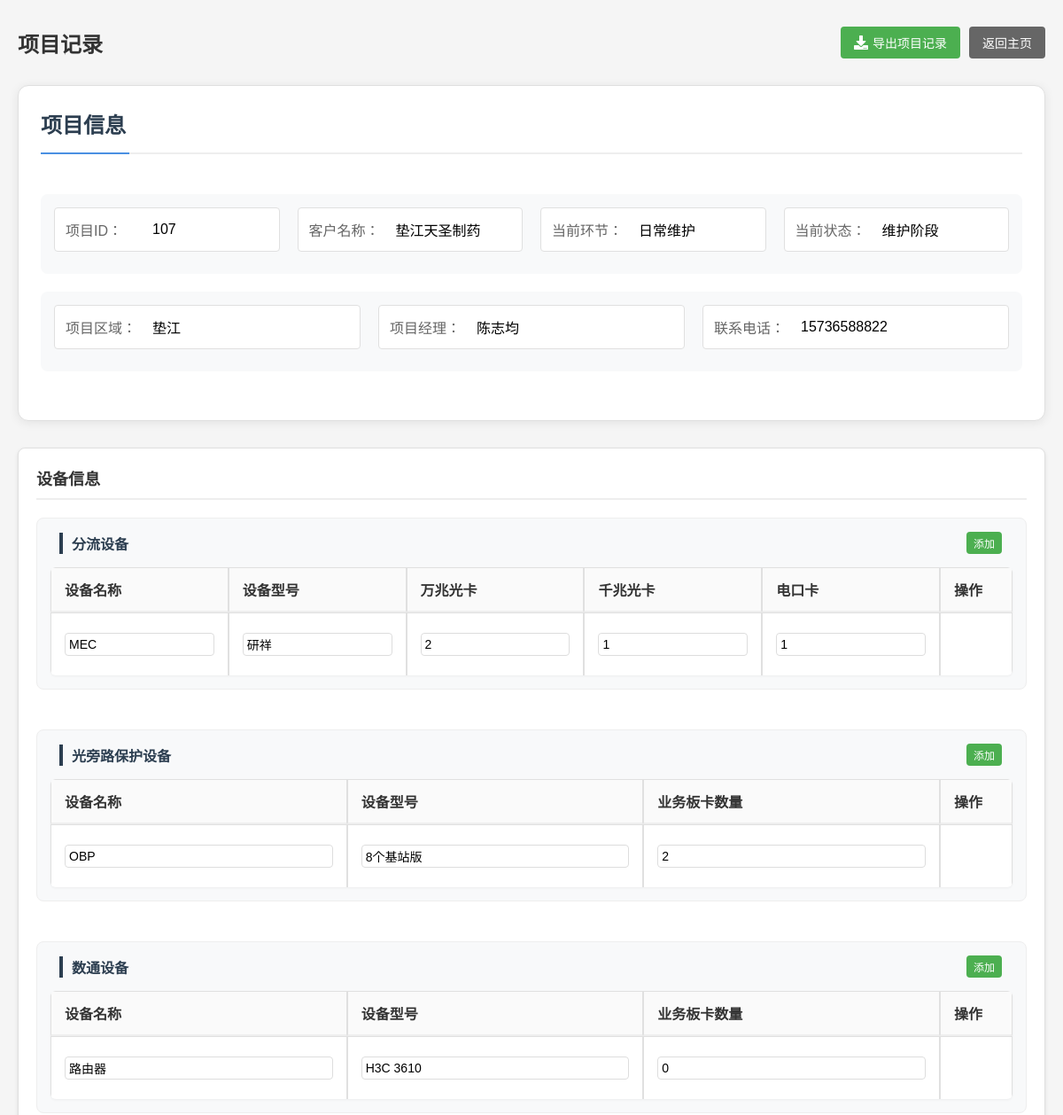
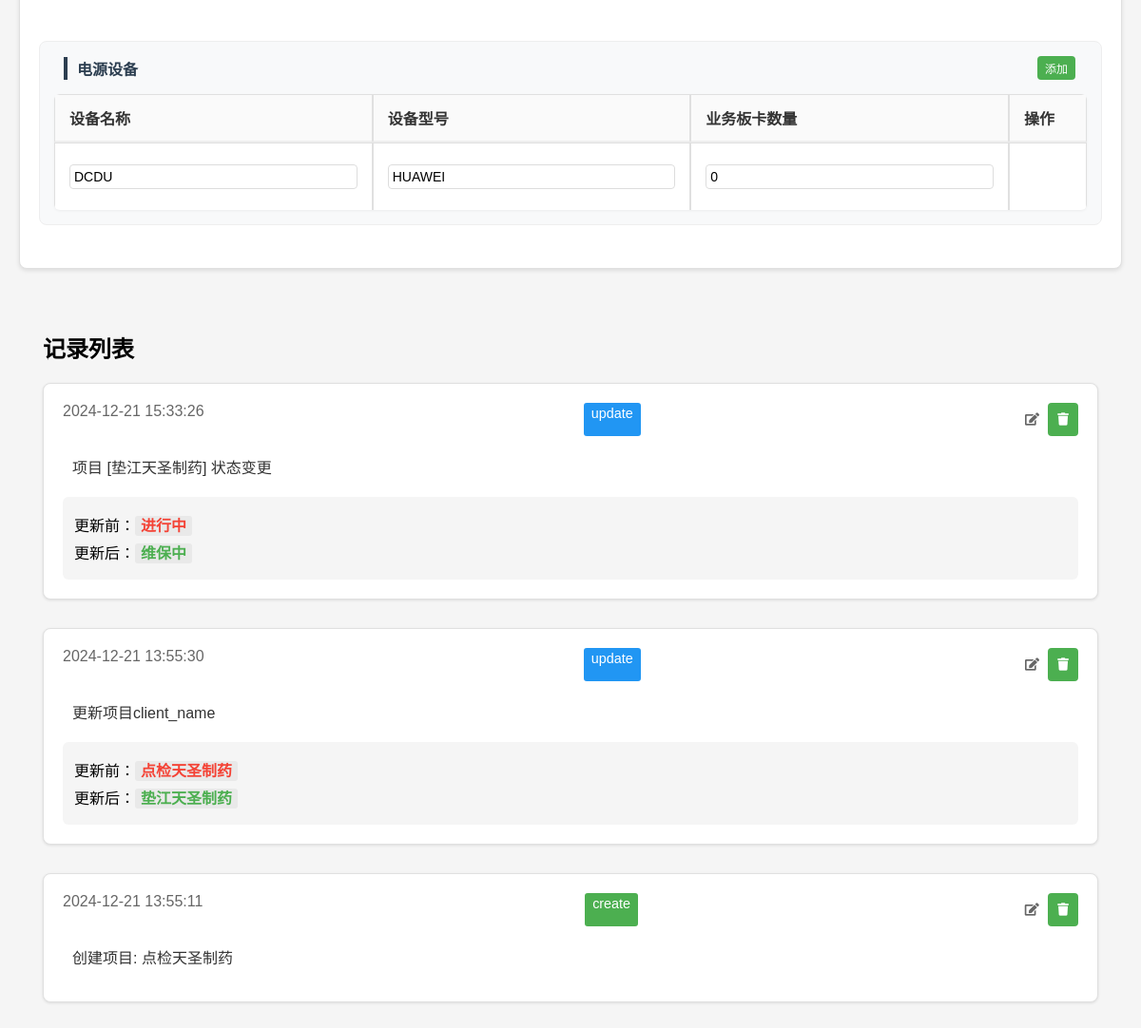
The app's page /project_history?project_id=107 with its own data (2 pictures, top to bottom).
### tables this page shows
CREATE TABLE projects (
                id INTEGER PRIMARY KEY,
                client_name TEXT NOT NULL,
                stage TEXT,
                status TEXT,
                created_at TIMESTAMP,
                last_updated TIMESTAMP,
                notes TEXT,
                state TEXT,
                is_active INTEGER
            , area TEXT, manager TEXT, manager_phone TEXT);

CREATE TABLE devices (
                id INTEGER PRIMARY KEY AUTOINCREMENT,
                project_id INTEGER NOT NULL,
                device_type TEXT NOT NULL,  -- 设备类型：分流设备/光旁路保护设备/数通设备/电源设备
                device_name TEXT NOT NULL,  -- 设备名称
                model TEXT NOT NULL,        -- 设备型号
                mec_10g INTEGER,           -- 万兆光卡数量（仅分流设备）
                ge_optical INTEGER,        -- 千兆光卡数量（仅分流设备）
                electrical INTEGER,        -- 电口卡数量（仅分流设备）
                card_quantity INTEGER,     -- 业务板卡数量（非分流设备）
                created_at TIMESTAMP DEFAULT CURRENT_TIMESTAMP,
                FOREIGN KEY (project_id) REFERENCES projects(id) ON DELETE CASCADE
            );

CREATE TABLE project_history (
                id INTEGER PRIMARY KEY AUTOINCREMENT,
                project_id INTEGER,
                change_type TEXT,
                change_time TIMESTAMP,
                old_value TEXT,
                new_value TEXT,
                description TEXT,
                FOREIGN KEY (project_id) REFERENCES projects (id)
            );

### app.py (the view)
@app.route('/project_history')
def project_history():
    project_id = request.args.get('project_id')
    if not project_id:
        flash('请提供项目ID')
        return redirect(url_for('index'))
    history = manager.get_project_history(project_id=project_id)
    if not history:
        history = []
    project = manager.get_project(project_id)
    if not project:
        flash('项目不存在')
        return redirect(url_for('index'))
    devices = manager.get_project_devices(project_id)
    return render_template('history.html',
                         history=history,
                         project=project,
                         devices=devices)

### app.py (called while the page is built)
@app.template_filter('datetime')
def format_datetime(value):
    if isinstance(value, str):
        value = datetime.fromisoformat(value)
    return value.strftime('%Y-%m-%d %H:%M:%S')

### models.py (called while the page is built)
    def get_cursor(self):
        if not hasattr(self.local, 'cursor'):
            self.local.conn = sqlite3.connect('work_management.db', check_same_thread=False)
            self.local.cursor = self.local.conn.cursor()
        return self.local.cursor

    @property
    def cursor(self):
        return self.get_cursor()

### work_manager.py (called while the page is built, shortened)
    def get_project(self, project_id):
        project = self.db.cursor.execute('''
            SELECT id, client_name, stage, status, created_at, last_updated,
                   notes, state, is_active, area, manager, manager_phone
            FROM projects
            WHERE id = ?
        ''', (project_id,)).fetchone()
        if project:
            return {
                'id': project[0],
                'client_name': project[1],
                'stage': project[2],
                'status': project[3],
                'created_at': project[4],
                'last_updated': project[5],
                'notes': project[6],
                'state': project[7],
                'is_active': project[8],
                'area': project[9],
                'manager': project[10],
                'manager_phone': project[11]
            }
        return None

    def get_project_history(self, project_id=None, client_name=None):
        if project_id:
            return self.db.cursor.execute('''
                SELECT
                    h.id,
                    h.project_id,
                    h.change_type,
                    h.change_time,
                    h.old_value,
                    h.new_value,
                    h.description,
                    p.client_name
                FROM project_history h
                JOIN projects p ON h.project_id = p.id
                WHERE h.project_id = ?
                ORDER BY h.change_time DESC
            ''', (project_id,)).fetchall()

### templates/history.html (shortened to what this page needs)
<!DOCTYPE html>
<html>
<head>
    <link rel="stylesheet" href="{{ url_for('static', filename='style.css') }}">
    <link rel="stylesheet" href="https://cdnjs.cloudflare.com/ajax/libs/font-awesome/5.15.4/css/all.min.css">
</head>
<body>
    <div class="container">
        <div class="header-section">
            <h1>项目记录</h1>
            <div class="header-actions">
                <button onclick="exportProjectRecord()" class="export-btn">
                    <i class="fas fa-download"></i> 导出项目记录
                </button>
                <a href="{{ url_for('index') }}" class="back-btn">返回主页</a>
            </div>
        </div>
        {% if project %}
        <div class="project-info">
            <h2>项目信息</h2>
            <div class="project-details">
                <div class="info-group">
                    <div class="info-row">
                        <div class="info-item">
                            <label>项目ID：</label>
                            <span class="info-text" onclick="makeEditable(this, 'id', 'number')">{{ project.id }}</span>
                        </div>
                        <div class="info-item">
                            <label>客户名称：</label>
                            <span class="info-text" onclick="makeEditable(this, 'client_name', 'text')">{{ project.client_name }}</span>
                        </div>
                        <div class="info-item">
                            <label>当前环节：</label>
                            <span class="info-text" onclick="makeEditable(this, 'stage', 'select')">{{ project.stage }}</span>
                        </div>
                        <div class="info-item">
                            <label>当前状态：</label>
                            <span class="info-text" onclick="makeEditable(this, 'status', 'text')">{{ project.status }}</span>
                        </div>
                    </div>
                    <div class="info-row">
                        <div class="info-item">
                            <label>项目区域：</label>
                            <span class="info-text" onclick="makeEditable(this, 'area', 'text')">{{ project.area }}</span>
                        </div>
                        <div class="info-item">
                            <label>项目经理：</label>
                            <span class="info-text" onclick="makeEditable(this, 'manager', 'text')">{{ project.manager }}</span>
                        </div>
                        <div class="info-item">
                            <label>联系电话：</label>
                            <span class="info-text" onclick="makeEditable(this, 'manager_phone', 'text')">{{ project.manager_phone }}</span>
                        </div>
                    </div>
                </div>
            </div>
        </div>
        {% endif %}
        <div class="device-config-section">
            <h4 class="device-config-title">设备信息</h4>
            <div class="device-tables">
                <div class="device-table">
                    <div class="device-header">
                        <h5>分流设备</h5>
                        <button onclick="addDevice('分流设备')" class="add-btn">添加</button>
                    </div>
                    <table>
                        <thead>
                            <tr>
                                <th>设备名称</th>
                                <th>设备型号</th>
                                <th>万兆光卡</th>
                                <th>千兆光卡</th>
                                <th>电口卡</th>
                                <th>操作</th>
                            </tr>
                        </thead>
                        <tbody>
                            {% for device in devices %}
                            {% if device.type == '分流设备' %}
                            <tr data-id="{{ device.id }}">
                                <td><input type="text" class="device-input" value="{{ device.name }}" data-field="name"></td>
                                <td><input type="text" class="device-input" value="{{ device.model }}" data-field="model"></td>
                                <td><input type="number" class="device-input" value="{{ device.cards.mec_10g }}" data-field="mec_10g"></td>
                                <td><input type="number" class="device-input" value="{{ device.cards.ge_optical }}" data-field="ge_optical"></td>
                                <td><input type="number" class="device-input" value="{{ device.cards.electrical }}" data-field="electrical"></td>
                                <td>
                                </td>
                            </tr>
                            {% endif %}
                            {% endfor %}
                        </tbody>
                    </table>
                </div>
                {% for device_type in ['光旁路保护设备', '数通设备', '电源设备'] %}
                <div class="device-table">
                    <div class="device-header">
                        <h5>{{ device_type }}</h5>
                        <button onclick="addDevice('{{ device_type }}')" class="add-btn">添加</button>
                    </div>
                    <table>
                        <thead>
                            <tr>
                                <th>设备名称</th>
                                <th>设备型号</th>
                                <th>业务板卡数量</th>
                                <th>操作</th>
                            </tr>
                        </thead>
                        <tbody>
                            {% for device in devices %}
                            {% if device.type == device_type %}
                            <tr data-id="{{ device.id }}">
                                <td><input type="text" class="device-input" value="{{ device.name }}" data-field="name"></td>
                                <td><input type="text" class="device-input" value="{{ device.model }}" data-field="model"></td>
                                <td><input type="number" class="device-input" value="{{ device.card_quantity }}" data-field="card_quantity"></td>
                                <td>
                                </td>
                            </tr>
                            {% endif %}
                            {% endfor %}
                        </tbody>
                    </table>
                </div>
                {% endfor %}
            </div>
        </div>
        <div class="section">
            <h2>记录列表</h2>
            <div class="history-list">
                {% if history %}
                    {% for record in history %}
                    <div class="history-item" data-record-id="{{ record[0] }}">
                        <div class="history-header">
                            <span class="time">{{ record[3]|datetime }}</span>
                            <span class="type type-{{ record[2] }}">{{ record[2] }}</span>
                            <div class="record-actions">
                                <button class="edit-record-btn" onclick="editRecord('{{ record[0] }}')">
                                    <i class="fas fa-edit"></i>
                                </button>
                                <button class="delete-record-btn" onclick="deleteRecord('{{ record[0] }}')">
                                    <i class="fas fa-trash"></i>
                                </button>
                            </div>
                        </div>
                        <div class="history-content">
                            <p class="history-description" contenteditable="false">{{ record[6] }}</p>
                            {% if record[4] or record[5] %}
                            <div class="value-change">
                                {% if record[4] %}
                                <p>更新前：<span class="old-value">{{ record[4] }}</span></p>
                                {% endif %}
                                {% if record[5] %}
                                <p>更新后：<span class="new-value">{{ record[5] }}</span></p>
                                {% endif %}
                            </div>
                            {% endif %}
                        </div>
                    </div>
                    {% endfor %}
                {% else %}
                    <div class="no-records">
                        <p>暂无记录</p>
                    </div>
                {% endif %}
            </div>
        </div>
    </div>
</body>
</html>

### templates/history.html (style rules this page uses)
.device-input { width: 100%; padding: 4px; border: 1px solid #ddd; }
.device-table button { padding: 4px 8px; cursor: pointer; }
.header-section { display: flex; justify-content: space-between; align-items: center; margin-bottom: 20px; padding: 10px 0; }
.header-section h1 { margin: 0; font-size: 24px; color: #333; }
.header-actions { display: flex; gap: 10px; justify-content: flex-end; }
.export-btn, .back-btn { padding: 8px 15px; border: none; border-radius: 4px; cursor: pointer; font-size: 14px; display: flex; align-items: center; gap: 5px; text-decoration: none; transition: background-color 0.3s ease; }
.export-btn { background-color: #4CAF50; color: white; }
.back-btn { background-color: #666; color: white; }
.export-btn i { font-size: 16px; }

### records on screen
projects: id "107", client_name "垫江天圣制药", stage "日常维护", status "维护阶段", area "垫江", manager "陈志均", manager_phone "15736588822"
devices: name "MEC", model "研祥", cards.mec_10g "2", cards.ge_optical "1", cards.electrical "1"
devices: name "OBP", model "8个基站版", card_quantity "2"
devices: name "路由器", model "H3C 3610", card_quantity "0"
devices: name "DCDU", model "HUAWEI", card_quantity "0"
project_history: change_time "2024-12-21 15:33:26", change_type "update", description "项目 [垫江天圣制药] 状态变更", old_value "进行中", new_value "维保中"
project_history: change_time "2024-12-21 13:55:30", change_type "update", description "更新项目client_name", old_value "点检天圣制药", new_value "垫江天圣制药"
project_history: change_time "2024-12-21 13:55:11", change_type "create", description "创建项目: 点检天圣制药"

### other values on screen
{{ device_type }} "光旁路保护设备" "数通设备" "电源设备"
